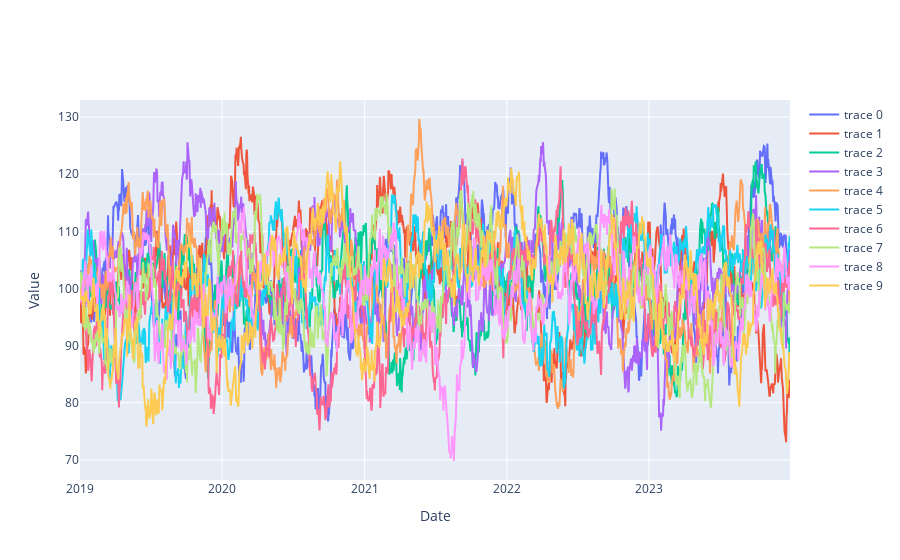

Source (notebook cell):
### Markdown cell above
The goal of this part is to see wether an RL agent can an optimal trading rule using a simple mean reverting residual process

### Code cell
mu=100
sigma = 30
train, test = dat.build_simulated_train_test(N=10,mu=mu,sigma=sigma)
u.plot_plotly_multiple(train)

### Figure 1 — Plotly figure (JSON) as saved in the notebook; plotly's stock layout.template omitted (floating-point values rounded to 4 significant figures; data arrays with more than 128 entries replaced by an {"elided": "..."} marker saying what was removed)
{"data": [{"mode": "lines", "type": "scatter", "x": {"elided": "1304 str values"}, "y": {"elided": "1304 float values"}}, {"mode": "lines", "type": "scatter", "x": {"elided": "1304 str values"}, "y": {"elided": "1304 float values"}}, {"mode": "lines", "type": "scatter", "x": {"elided": "1304 str values"}, "y": {"elided": "1304 float values"}}, {"mode": "lines", "type": "scatter", "x": {"elided": "1304 str values"}, "y": {"elided": "1304 float values"}}, {"mode": "lines", "type": "scatter", "x": {"elided": "1304 str values"}, "y": {"elided": "1304 float values"}}, {"mode": "lines", "type": "scatter", "x": {"elided": "1304 str values"}, "y": {"elided": "1304 float values"}}, {"mode": "lines", "type": "scatter", "x": {"elided": "1304 str values"}, "y": {"elided": "1304 float values"}}, {"mode": "lines", "type": "scatter", "x": {"elided": "1304 str values"}, "y": {"elided": "1304 float values"}}, {"mode": "lines", "type": "scatter", "x": {"elided": "1304 str values"}, "y": {"elided": "1304 float values"}}, {"mode": "lines", "type": "scatter", "x": {"elided": "1304 str values"}, "y": {"elided": "1304 float values"}}], "layout": {"xaxis": {"title": {"text": "Date"}}, "yaxis": {"title": {"text": "Value"}}}}
